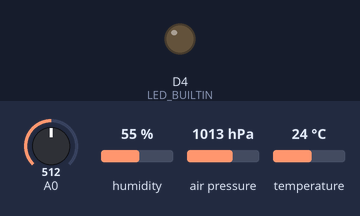
Recording of a sketch running on a simulated ESP8266 (NodeMCU). Shown: output pins drawn as LEDs (lit = HIGH, except the on-board LED, lit = LOW). Wiring (inferred from the names in the program): BME280 sensor at I2C address 0x76. The test bench sets the inputs (shaded band); at power-on: air pressure 1013 hPa, temperature 24 °C, A0 = 512, humidity 55 %. What the sketch prints to the serial monitor is not drawn.

Above: at 1.2 s.
1.3 s: air pressure set to 1025 hPa
4.3 s: temperature set to 28 °C
Timing chart, 0 to 7.3 s (numbered marks = the images above; inputs shaded):
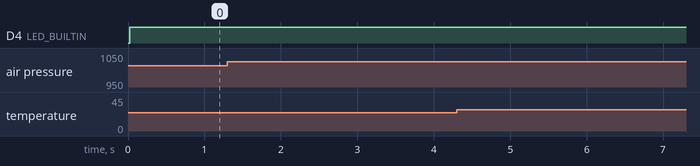

Measured:
- after the input at 1.3 s, every drawn part: stays the same
- after the input at 4.3 s, every drawn part: stays the same

The sketch:

station_meteo_final.ino
```cpp
#include <Wire.h>      // Pour I2C (BME280, DHT12)
#include "DHT12.h"     // Pour le capteur DHT12
#include <BME280.h>    // Pour le capteur BME280

#define PIN_ANEMO D3   // Broche pour l'anémomètre

// Objets pour les capteurs
BME280 bme;
DHT12 DHT;

void setup() {
  Serial.begin(9600); // Initialise la communication série UNE SEULE FOIS

  // Initialisation des capteurs
  bme.begin();
  Wire.begin(); // Nécessaire pour DHT12 si I2C
  DHT.begin();

  // Configuration des broches
  pinMode(LED_BUILTIN, OUTPUT);
  pinMode(PIN_ANEMO, INPUT_PULLUP);
}

void loop() {


  // --- Logique Anémomètre (issue du premier code) ---
  // Détection des fronts
  static int nbr_fronds=0;
  static bool anemo_vu=LOW; // Utilise la variable du code original
  // Lire l'état actuel de la broche
  bool etat_actuel_anemo = digitalRead(PIN_ANEMO);
  // Comparer avec l'état précédent mémorisé dans anemo_vu
  if( etat_actuel_anemo != anemo_vu ){
    anemo_vu = !anemo_vu; // Mettre à jour l'état mémorisé (bascule)
    nbr_fronds++;
    digitalWrite(LED_BUILTIN, (nbr_fronds&1)); // Fait clignoter la LED (utilise le bit de poids faible)
  }

  // Calcul du résultat toutes les 10 secondes
  static unsigned long next_calcul = millis()+10000;
  if( millis()>=next_calcul ){
      // Note: La division par 4 suppose 4 fronts par tour. À vérifier/adapter !
      int Total_tours_en_10s = nbr_fronds/4;
      nbr_fronds=0; // Réinitialise le compteur pour la prochaine période
      next_calcul += 10000; // Prépare le prochain calcul dans 10s
      int tours_mn = 6*Total_tours_en_10s; // Calcul des tours/minute

      // Note: La conversion en vitesse est très simpliste ici (facteur 1). À adapter !
      float vitesse =  tours_mn * 1;  // f(tours_mn) - Gardé comme dans l'original

      // Affichage vitesse
      Serial.print("Vitesse anémo = ");
      Serial.print(vitesse);
      Serial.print(" Tr/min"); // L'unité est Tr/min d'après le calcul, même si variable nommée 'vitesse'
      Serial.print("\n"); // Nouvelle ligne

  }

  // --- Logique Capteurs (issue du second code) ---
  // Lecture et affichage toutes les 2 secondes (basé sur le DHT)
  if (millis() - DHT.lastRead() >= 2000)
  {
    int status = DHT.read(); // Tente la lecture DHT

    // Affichage Humidité (DHT12)
    Serial.print("Humidité: ");
    Serial.print(DHT.getHumidity(), 1); // Garde le format original
    Serial.println("%");

    // Affichage Température (BME280)
    Serial.print("Temperature: ");
    Serial.print(bme.readTemp(), 2); // Garde la fonction et format original
    Serial.println(" degrees C");

    // Affichage Pression (BME280)
    Serial.print("Pressure: ");
    Serial.print(bme.readPressure(), 2); // Garde la fonction et format original
    Serial.println(" Pa");

    // Affichage Altitude (BME280)
    Serial.print("Altitude: ");
    Serial.print(bme.readAltitude(), 2); // Garde la fonction et format original
    Serial.println("m");

    //Girouette
    int sensorValueg = analogRead(A0);
    Serial.print("Direction du vent : ");
    Serial.println(getGirouetteAngle(sensorValueg));

    // Ajout pour séparer les affichages si les timings coïncident
    Serial.println("-----");
  }

}
/*
 * Fonction qui convertit en angle la valeur analogique renvoyée par l'arduino (valeurs fixes)
 * RETURN : angle en degré
 */
String getGirouetteAngle(int value) {
  String direction = "NULL";

  if (value > 784 && value < 792) direction = "N";
  if (value > 402 && value < 412) direction = "N-E";
  if (value > 458 && value < 468) direction = "N-O";
  if (value > 78 && value < 85) direction = "O";
  if (value > 88 && value < 98) direction = "E";
  if (value > 60 && value < 70) direction = "S";
  if (value > 180 && value < 190) direction = "S-E";
  if (value > 122 && value < 132) direction = "S-O";

  return direction;
}
```

BME280.cpp
```cpp
// (licence header left out)
#include <BME280.h>
#include <stdint.h>
#include <math.h>

#include <Wire.h>

//****************************************************************************//
//public
//****************************************************************************//

//****************************************************************************//
BME280::BME280( void )
{
  //defaults, call settings() to change
  address = 0x76;       // default address on e-r BME280 breakout
  mode = 3;             // normal mode
  standby = 0;           // recomeded for normal mode
  filter = 0;            // filter off
  temp_overSample = 1;  // oversampling temperat x1
  humi_overSample = 1;  // oversampling humidity x1
  pres_overSample = 1;  // oversampling pressure x1
}
//****************************************************************************//
//Constructor, sets default settings
//****************************************************************************//

//****************************************************************************//
uint8_t BME280::begin()
{
	uint8_t dataToWrite = 0;
	Wire.begin();

	//Reading all compensation data, range 0x88:A1, 0xE1:E7
	calibration.dig_T1 = ((uint16_t)((readRegister(BME280_DIG_T1_MSB_REG) << 8) + readRegister(BME280_DIG_T1_LSB_REG)));
	calibration.dig_T2 = ((int16_t)((readRegister(BME280_DIG_T2_MSB_REG) << 8) + readRegister(BME280_DIG_T2_LSB_REG)));
	calibration.dig_T3 = ((int16_t)((readRegister(BME280_DIG_T3_MSB_REG) << 8) + readRegister(BME280_DIG_T3_LSB_REG)));

	calibration.dig_P1 = ((uint16_t)((readRegister(BME280_DIG_P1_MSB_REG) << 8) + readRegister(BME280_DIG_P1_LSB_REG)));
	calibration.dig_P2 = ((int16_t)((readRegister(BME280_DIG_P2_MSB_REG) << 8) + readRegister(BME280_DIG_P2_LSB_REG)));
	calibration.dig_P3 = ((int16_t)((readRegister(BME280_DIG_P3_MSB_REG) << 8) + readRegister(BME280_DIG_P3_LSB_REG)));
	calibration.dig_P4 = ((int16_t)((readRegister(BME280_DIG_P4_MSB_REG) << 8) + readRegister(BME280_DIG_P4_LSB_REG)));
	calibration.dig_P5 = ((int16_t)((readRegister(BME280_DIG_P5_MSB_REG) << 8) + readRegister(BME280_DIG_P5_LSB_REG)));
	calibration.dig_P6 = ((int16_t)((readRegister(BME280_DIG_P6_MSB_REG) << 8) + readRegister(BME280_DIG_P6_LSB_REG)));
	calibration.dig_P7 = ((int16_t)((readRegister(BME280_DIG_P7_MSB_REG) << 8) + readRegister(BME280_DIG_P7_LSB_REG)));
	calibration.dig_P8 = ((int16_t)((readRegister(BME280_DIG_P8_MSB_REG) << 8) + readRegister(BME280_DIG_P8_LSB_REG)));
	calibration.dig_P9 = ((int16_t)((readRegister(BME280_DIG_P9_MSB_REG) << 8) + readRegister(BME280_DIG_P9_LSB_REG)));

	calibration.dig_H1 = ((uint8_t)(readRegister(BME280_DIG_H1_REG)));
	calibration.dig_H2 = ((int16_t)((readRegister(BME280_DIG_H2_MSB_REG) << 8) + readRegister(BME280_DIG_H2_LSB_REG)));
	calibration.dig_H3 = ((uint8_t)(readRegister(BME280_DIG_H3_REG)));
	calibration.dig_H4 = ((int16_t)((readRegister(BME280_DIG_H4_MSB_REG) << 4) + (readRegister(BME280_DIG_H4_LSB_REG) & 0x0F)));
	calibration.dig_H5 = ((int16_t)((readRegister(BME280_DIG_H5_MSB_REG) << 4) + ((readRegister(BME280_DIG_H4_LSB_REG) >> 4) & 0x0F)));
	calibration.dig_H6 = ((uint8_t)readRegister(BME280_DIG_H6_REG));

	//Set the oversampling control words.
	//config will only be writeable in sleep mode, so first insure that.
	writeRegister(BME280_CTRL_MEAS_REG, 0x00);

	//Set the config word
	dataToWrite = (standby << 0x5) & 0xE0;
	dataToWrite |= (filter << 0x02) & 0x1C;
	writeRegister(BME280_CONFIG_REG, dataToWrite);

	//Set ctrl_hum first, then ctrl_meas to activate ctrl_hum
	dataToWrite = humi_overSample & 0x07; //all other bits can be ignored
	writeRegister(BME280_CTRL_HUMIDITY_REG, dataToWrite);

	//set ctrl_meas
	//First, set temp oversampling
	dataToWrite = (temp_overSample << 0x5) & 0xE0;
	//Next, pressure oversampling
	dataToWrite |= (pres_overSample << 0x02) & 0x1C;
	//Last, set mode
	dataToWrite |= (mode) & 0x03;
	//Load the byte
	writeRegister(BME280_CTRL_MEAS_REG, dataToWrite);

  //BME280 needs 2ms to start up
  delay(10);

  // sensor ID is 0x60 and it's saved in register offset 0xD0
  // you can use this to check breakout connection
  if (readRegister(0xD0) != 0x60) return 1;
  else return 0;
}
//****************************************************************************//
//Call to update settings
//****************************************************************************//

//****************************************************************************//
void BME280::reset()
{
  writeRegister(BME280_RST_REG, 0xB6);
}
//****************************************************************************//
//Call begin() after reset
//****************************************************************************//

//****************************************************************************//
void BME280::settings(uint8_t _address, uint8_t _mode, uint8_t _standby, uint8_t _filter, uint8_t _temp_overSample, uint8_t _humi_overSample, uint8_t _pres_overSample)
{
  /* ADDRESS
      write 0 for default address
      write 1 when pads changed
  */
  switch (_address) {
    case 0:
      address = 0x76;
      break;

    case 1:
      address = 0x77;
      break;
  }

  /* MODE, check datasheet Table 25
      write 0 for sleep mode  - no operation, all reg accessible, lowest power, selected after startup
      write 1 or 2 for forced mode - perform one measurement, store results and return to sleep mode
      write 3 for normal mode - perpetual cycling of measurements and inactive periods
  */
  mode = _mode;

  /* t_sb setting STANDBY, check datasheet table 27
      write 0 for 0.5ms
      write 1 for 62.5ms
      write 2 for 125ms
      write 3 for 250ms
      write 4 for 500ms
      write 5 for 1000ms
      write 6 for 10ms
      write 7 for 20ms
  */
  standby = _standby;

  /* FILTER SETTING Table 28.
      write 0 for filter off
      write 1 for filter coef 2
      write 2 for filter coef 4
      write 3 for filter coef 8
      write 4 for filter coef 16
  */
  filter = _filter;

  /*HUMIDITY OVERSAMPLINE Table 20, PRESSURE Table 23, TEMP Table 24
      write 0 for skipped
      write 1 for x1
      write 2 for x2
      write 3 for x4
      write 4 for x8
      write 5 for x16
  */
  temp_overSample = _temp_overSample;
}
//****************************************************************************//
//Use to change default settings
//****************************************************************************//

//****************************************************************************//
//module readings
//****************************************************************************//
///---->
//****************************************************************************//
//PRESSURE
//****************************************************************************//
float BME280::readPressure( void )
{
	// Returns pressure in Pa
	int32_t adc_P = ((uint32_t)readRegister(BME280_PRESSURE_MSB_REG) << 12) | ((uint32_t)readRegister(BME280_PRESSURE_LSB_REG) << 4) | ((readRegister(BME280_PRESSURE_XLSB_REG) >> 4) & 0x0F);

	int64_t var1, var2, p_acc;
	var1 = ((int64_t)t_fine) - 128000;
	var2 = var1 * var1 * (int64_t)calibration.dig_P6;
	var2 = var2 + ((var1 * (int64_t)calibration.dig_P5)<<17);
	var2 = var2 + (((int64_t)calibration.dig_P4)<<35);
	var1 = ((var1 * var1 * (int64_t)calibration.dig_P3)>>8) + ((var1 * (int64_t)calibration.dig_P2)<<12);
	var1 = (((((int64_t)1)<<47)+var1))*((int64_t)calibration.dig_P1)>>33;
	if (var1 == 0)
	{
		return 0; // avoid exception caused by division by zero
	}
	p_acc = 1048576 - adc_P;
	p_acc = (((p_acc<<31) - var2)*3125)/var1;
	var1 = (((int64_t)calibration.dig_P9) * (p_acc>>13) * (p_acc>>13)) >> 25;
	var2 = (((int64_t)calibration.dig_P8) * p_acc) >> 19;
	p_acc = ((p_acc + var1 + var2) >> 8) + (((int64_t)calibration.dig_P7)<<4);

	return (float)p_acc / 256.0;
}
//****************************************************************************//

//****************************************************************************//
//ALTITUDE
//****************************************************************************//
float BME280::readAltitude( void )
{
  // Returns Atltitude in m
	float heightOutput = 0;
	heightOutput = ((float)-45846.2)*(pow(((float)readPressure()/(float)101325), 0.190263) - (float)1);
	return heightOutput;
}
//****************************************************************************//

//****************************************************************************//
//HUMIDITY
//****************************************************************************//
float BME280::readHumidity( void )
{
	// Returns humidity in %RH
	int32_t adc_H = ((uint32_t)readRegister(BME280_HUMIDITY_MSB_REG) << 8) | ((uint32_t)readRegister(BME280_HUMIDITY_LSB_REG));

	int32_t var1;
	var1 = (t_fine - ((int32_t)76800));
	var1 = (((((adc_H << 14) - (((int32_t)calibration.dig_H4) << 20) - (((int32_t)calibration.dig_H5) * var1)) +
	((int32_t)16384)) >> 15) * (((((((var1 * ((int32_t)calibration.dig_H6)) >> 10) * (((var1 * ((int32_t)calibration.dig_H3)) >> 11) + ((int32_t)32768))) >> 10) + ((int32_t)2097152)) *
	((int32_t)calibration.dig_H2) + 8192) >> 14));
	var1 = (var1 - (((((var1 >> 15) * (var1 >> 15)) >> 7) * ((int32_t)calibration.dig_H1)) >> 4));
	var1 = (var1 < 0 ? 0 : var1);
	var1 = (var1 > 419430400 ? 419430400 : var1);

	return (float)(var1>>12) / 1024.0;
}
//****************************************************************************//

//****************************************************************************//
//TEMPERATURE
//****************************************************************************//
float BME280::readTemp( void )
{
	// Returns temperature in DegC, resolution is 0.01 DegC
	int32_t adc_T = ((uint32_t)readRegister(BME280_TEMPERATURE_MSB_REG) << 12) | ((uint32_t)readRegister(BME280_TEMPERATURE_LSB_REG) << 4) | ((readRegister(BME280_TEMPERATURE_XLSB_REG) >> 4) & 0x0F);

	int64_t var1, var2;
	var1 = ((((adc_T>>3) - ((int32_t)calibration.dig_T1<<1))) * ((int32_t)calibration.dig_T2)) >> 11;
	var2 = (((((adc_T>>4) - ((int32_t)calibration.dig_T1)) * ((adc_T>>4) - ((int32_t)calibration.dig_T1))) >> 12) *
	((int32_t)calibration.dig_T3)) >> 14;
	t_fine = var1 + var2;
	float output = (t_fine * 5 + 128) >> 8;

	output = output / 100;
	return output;
}
//****************************************************************************//

//****************************************************************************//
//end of public
//****************************************************************************//

//****************************************************************************//
//private
//****************************************************************************//
void BME280::writeRegister(uint8_t offset, uint8_t dataToWrite)
{
		Wire.beginTransmission(address);
		Wire.write(offset);
		Wire.write(dataToWrite);
		Wire.endTransmission();
}

uint8_t BME280::readRegister(uint8_t offset)
{
	uint8_t result;
	uint8_t numBytes = 1;

	Wire.beginTransmission(address);
	Wire.write(offset);
	Wire.endTransmission();

	Wire.requestFrom(address, numBytes);
	while ( Wire.available() )
	{
		result = Wire.read();
	}

  return result;
}
//****************************************************************************//
```

Source omitted: BME280.h (6643 bytes)
